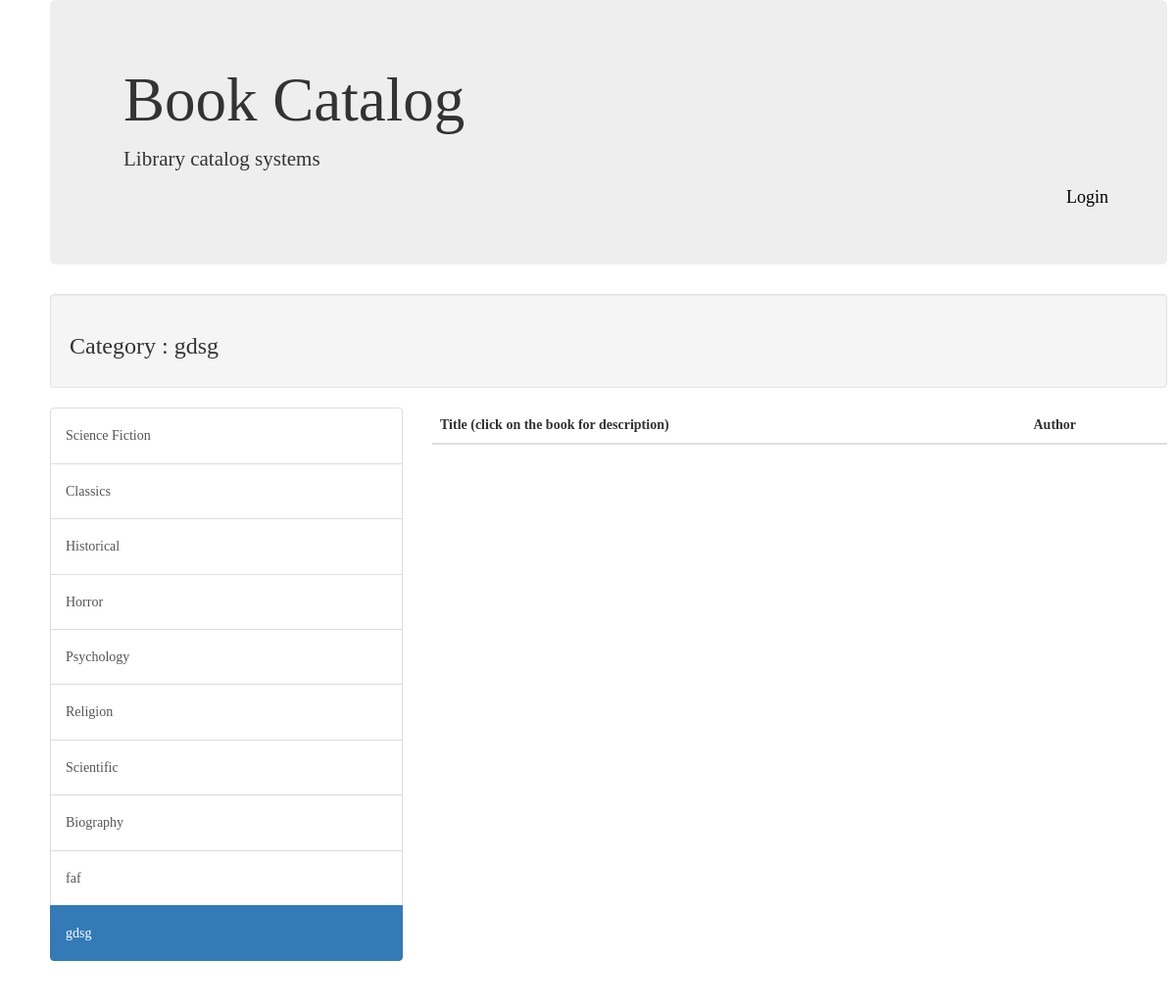
The page /catalog/13/ on the database its author committed.
### database_setup.py (models this page shows, shortened)
class Category(Base):
    __tablename__ = 'category'
    id = Column(Integer, primary_key=True)
    name = Column(String(250), nullable=False)

### project.py (the view)
@app.route('/catalog/<int:category_id>/', methods=['GET', 'POST'])
def showItems(category_id):
    catalog = session.query(Category).order_by(asc(Category.id))
    itemsList = session.query(CategoryItem).filter_by(
                category_id=category_id).all()
    if 'username' not in login_session:
        return render_template('catalogPublic.html', categoryItems=itemsList,
                                catalog=catalog, index=category_id) ## change to public
    else:
        return render_template('catalog.html', categoryItems=itemsList,
                                catalog=catalog, index=category_id)

### templates/catalogPublic.html (shortened to what this page needs)
{% extends "main.html" %}
{% block content %}
{% set active_category_id = [] %}
{% set active_category_name =[] %}
    {% for category in catalog %}
        {% if index == category.id  %}
            {% set _ = active_category_id.append(category.id)%}
            {% set _ = active_category_name.append(category.name)%}
        {% endif %}
{% endfor %}
    <div class="jumbotron">
        <div class="col-sm-12"><h1>Book Catalog</h1><p>Library catalog systems</p></div>
        {%if 'username' not in session %}
        <a href="{{url_for('showLogin')}}">
            <h4 class="log text-right">Login</h4></a>
        {% else %}
        <a href="{{url_for('gdisconnect')}}">
            <h4 class="text-right">Disconnect</h4></a>
        {% endif %}
    </div>
    <div class="well">
        <h3 class="text-left">
            Category : {{active_category_name[0]}}
        </h3>
    </div>
    <div class="p-5 row">
        <div class="col-sm-4">
            <div class="list-group">
                {% for category in catalog %}
                    {% if index == category.id  %}
                        <a href="{{url_for('showItems', category_id = category.id )}}"
                        class="list-group-item active"><h5>{{category.name}}</h5></a>
                    {% else %}
                        <a href="{{url_for('showItems', category_id = category.id )}}"
                        class="list-group-item"><h5>{{category.name}}</h5></a>
                    {% endif %}
                {% endfor %}
            </div>
        </div>
        <div class="col-sm-8">
            <table class="table table-hover">
                <thead>
                    <tr>
                        <th>Title (click on the book for description)</th>
                        <th>Author</th>
                    </tr>
                </thead>
            </table>
        </div>
    </div>
{% endblock %}

### static/styles.css (style rules this page uses)
body { padding: 3%; padding-top: 0px; height: 100%; font-family: "Palatino Linotype", "Book Antiqua", Palatino, serif; }
.log { color: black; }

### rows shown on the page
Category: name "gdsg"
Category: name "Science Fiction"
Category: name "Classics"
Category: name "Historical"
Category: name "Horror"
Category: name "Psychology"
Category: name "Religion"
Category: name "Scientific"
Category: name "Biography"
Category: name "faf"
